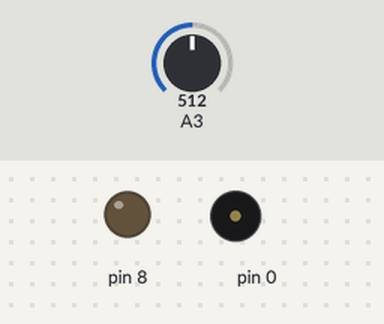
A sketch run on a simulated Arduino Uno, built with avr-gcc and run on an emulated ATmega328P. Parts: output pins drawn as LEDs (lit = HIGH), buzzer (waves = sounding). Inputs (shaded band) come from the test bench; at power-on: A3 = 512.

Above: at 1.2 s.
1.3 s: A3 set to 782
2.8 s: A3 set to 819
At 3.2 s:
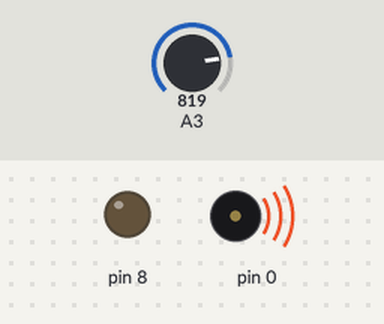
5.8 s: A3 set to 790
At 5.8 s:
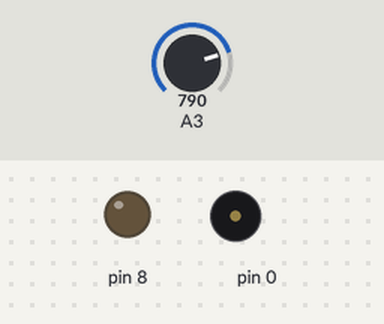
7.3 s: A3 set to 810
At 7.7 s:
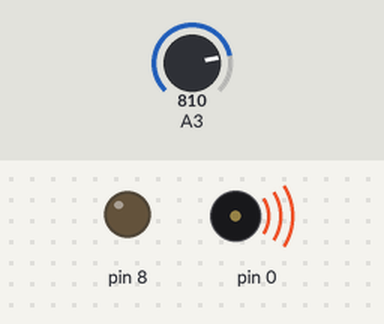
Timing chart, 0 to 11.3 s (numbered marks = the images above; inputs shaded):
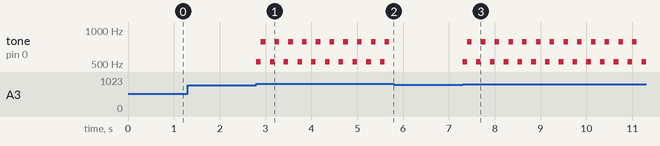

Measured:
- the behaviour switches between 800 and 801 on A3 (found by bisection; images 0 and 1)
- after the input at 1.3 s, every drawn part: stays the same
- after the input at 2.8 s, tone on pin 0: silent → 523 Hz at once, then repeats every 0.30 s: 784 Hz 0.10 s, silent 0.10 s, 523 Hz 0.10 s
- after the input at 5.8 s, tone on pin 0: stops changing and stays silent
- after the input at 7.3 s, tone on pin 0: silent → 523 Hz at once, then repeats every 0.30 s: 784 Hz 0.10 s, silent 0.10 s, 523 Hz 0.10 s

The sketch:

week10_3.ino
```cpp
//week10_3
void setup() {
  pinMode(2,INPUT_PULLUP);
  //pinMode(3,INPUT);
  pinMode(8,OUTPUT);//發出聲音
}//pin2變成按鈕，可以HIGGH高(沒按)，可以LOW低(按)
void loop()
{
  int now = analogRead(A3);
  if(now > 800) // 變高
  {
    tone(0,523,100);//發出523的DO
    delay(100);
    tone(0,784,100);//發出784的SO
    delay(200);//等久一點
  }
  else if( now <200)
  {
    tone(0,523,100);//發出523的DO
    delay(100);
    tone(0,784,100);//發出784的SO
    delay(200);
  }
}
```
